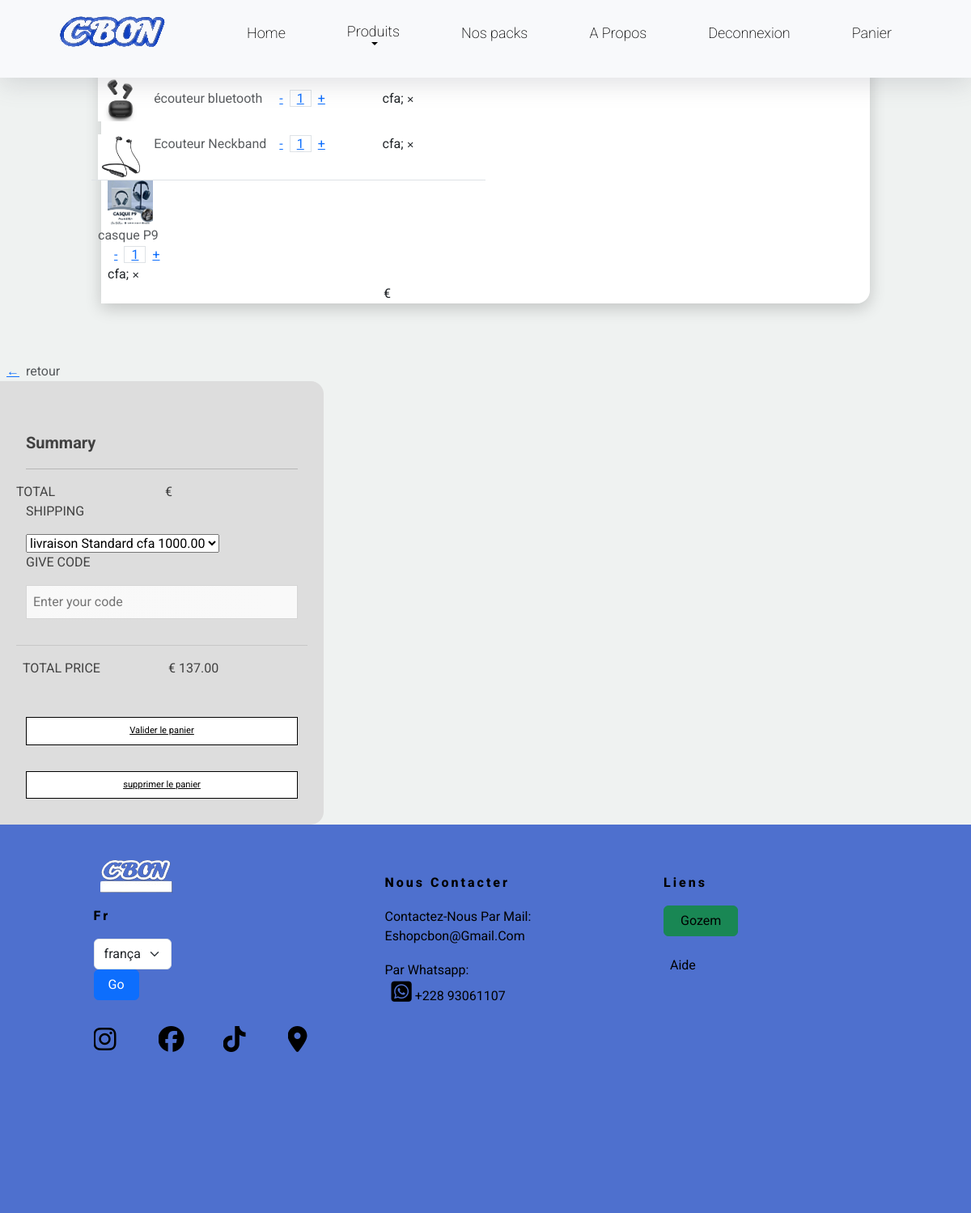
Page /cart/ (signed in) on the committed database.
### store/models.py (models this page shows, shortened)
class Order(models.Model):
    user= models.ForeignKey(AUTH_USER_MODEL,on_delete= models.CASCADE)
    products= models.ForeignKey( product ,on_delete=models.CASCADE, related_name="order")
    quantity= models.IntegerField(default=1)
    ordered = models.BooleanField( default=False)
    total_price = models.DecimalField(max_digits=10, decimal_places=2, default=0.00)

class product (models.Model):
    name = models.CharField(max_length=128)
    slug= models.SlugField(max_length=228,default='', unique=True)
    subcategory = models.ForeignKey(SubCategory,on_delete=models.CASCADE,default=True,null=False,related_name='products')
    category = models.ForeignKey(Category,on_delete=models.CASCADE,default=True,null=False,related_name='products')
    prices= models.FloatField(default=0)
    instock = models.IntegerField(default=0)
    description = models.TextField(blank=True)
    thumbnail = models.ImageField(upload_to ="product",blank=True ,null=True)

### accounts/views.py (the view)
# urls.py: path('cart/', cart ,name='cart'),
def cart(request):
    user = request.user
    try:
        cart = Cart.objects.get(user=user)
        if cart.orders.exists():
            order_count = Order.objects.filter(user=user).count()
            context = {"order_count": order_count, "cart": cart}
            return render(request, 'store/cart.html', context)
        else:
            raise Http404("Cart is empty")
    except ObjectDoesNotExist:
        return redirect (_('empty_cart') )

### accounts/context_processors.py (called while the page is built)
def user_context(request):
    user= get_user(request)
    return{'user': user}

### store/templates/store/cart.html (shortened to what this page needs)
{% extends 'base.html' %}
    {% load i18n %}
{% block content %}
<div class="card">
      <div class="row">
          <div class="col-md-8 cart">
              <div class="title">
                  <div class="row">
                      <div class="col"><h4><b>Shopping Cart</b></h4></div>
                  </div>
              </div>
              <div class="row border-top border-bottom">
                  <div class="row main align-items-center">
                        {% for order in cart.orders.all %}
                      <div class="col-2"> <img src=" {{ order.products.thumbnail.url }} " alt="{{ orders.products.name }}" style="max-width: 250px" ></div>
                      <div class="col">
                          <div class="row text-muted">{{ order.products.name }}</div>
                      </div>
                      <div class="col">
                          <a href="#">-</a><a href="#" class="border">{{ order.quantity }}</a><a href="">+</a>
                      </div>
                      <div class="col">cfa;{{ product.prices }} <span class="close">&#10005;</span></div>
                  </div>
                  {% endfor %}
                      <div class="row">
                           <div class="col">{{ order.products.name }}</div>
                              <div class="col text-right">&euro;{{ order.products.price }}</div>
                      </div>
            </div>
              </div>
              <div class="back-to-shop"><a href="{% url 'product_list' %}">&leftarrow;</a><span class="text-muted">retour</span></div>
          <div class="col-md-4 summary">
              <div><h5><b>Summary</b></h5></div>
              <hr>
              <div class="row">
                  <div class="col" style="padding-left:0;">TOTAL</div>
                  <div class="col text-right">&euro;{{ cart.total_price }}</div>
              </div>
              <form>
                  <p>SHIPPING</p>
                  <select><option class="text-muted">livraison Standard cfa 1000.00</option></select>
                  <p>GIVE CODE</p>
                  <input id="code" placeholder="Enter your code">
              </form>
              <div class="row" style="border-top: 1px solid rgba(0,0,0,.1); padding: 2vh 0;">
                  <div class="col">TOTAL PRICE</div>
                  <div class="col text-right">&euro; 137.00</div>
              </div>
              <button class="btn">
                  <a href="">Valider le panier</a></button>
                  <button class="btn"><a href=" {% url 'delete_cart' %} ">supprimer le panier</a></button>
          </div>
{% endblock  %}

### store/static/store/css/style.css (style rules this page uses)
* { text-decoration: none; margin:0; padding: 0; list-style:none; box-sizing: border-box; font-family: 'Dosis', sans-serif; font-family: 'Montserrat', sans-serif; font-family: 'Open Sans', sans-serif; font-family: 'Playfair Display', serif; font-family: 'Roboto', sans-serif; }
body { box-sizing: border-box; list-style:none; display: block; width: 100vw; height: 100%; font-family: 'Roboto', sans-serif; overflow-x: hidden; background-color: #eff2f1; }
.title { margin-bottom: 5vh; }
.card { margin: auto; max-width: 950px; box-shadow: 0 6px 20px 0 rgba(0, 0, 0, 0.19); display: flex; flex-direction: row; border-radius: 1rem; border: transparent; border-bottom-left-radius: unset; }
.card { animation: 1.5s fadeInUp; }
.summary { background-color: #ddd; border-top-right-radius: 1rem; border-bottom-right-radius: 1rem; padding: 4vh; color: rgb(65, 65, 65); }
.title b { font-size: 1.5rem; }
.main { margin: 0; padding: 2vh 0; width: 100%; }
.col-2, .col { padding: 0 1vh; }
a { padding: 0 1vh; }
.close { margin-left: auto; font-size: 0.7rem; }
.cart img { width: 3.5rem; }
.back-to-shop { margin-top: 4.5rem; }
h5 { margin-top: 4vh; }
hr { margin-top: 1.25rem; }
input { border: 1px solid rgba(0, 0, 0, 0.137); padding: 1vh; margin-bottom: 4vh; outline: none; width: 100%; background-color: rgb(247, 247, 247); }
.summary .btn { background-color: white; border-color: #000; width: 100%; font-size: 0.7rem; margin-top: 4vh; padding: 1vh; border-radius: 0; }
.summary a { color: black; }
#code { background-image: linear-gradient(to left, rgba(255, 255, 255, 0.253) , rgba(255, 255, 255, 0.185)), url("https://img.icons8.com/small/16/000000/long-arrow-right.png"); background-repeat: no-repeat; background-position-x: 95%; background-position-y: center; }

### rows in the picture
Order: products.thumbnail (picture), products.name "écouteur bluetooth", quantity "1"
Order: products.thumbnail (picture), products.name "Ecouteur Neckband", quantity "1"
Order: products.thumbnail (picture), products.name "casque P9", quantity "1"

### other values in the picture
{{ LANGUAGE_CODE }} "Fr"
form field language "français (fr)"
